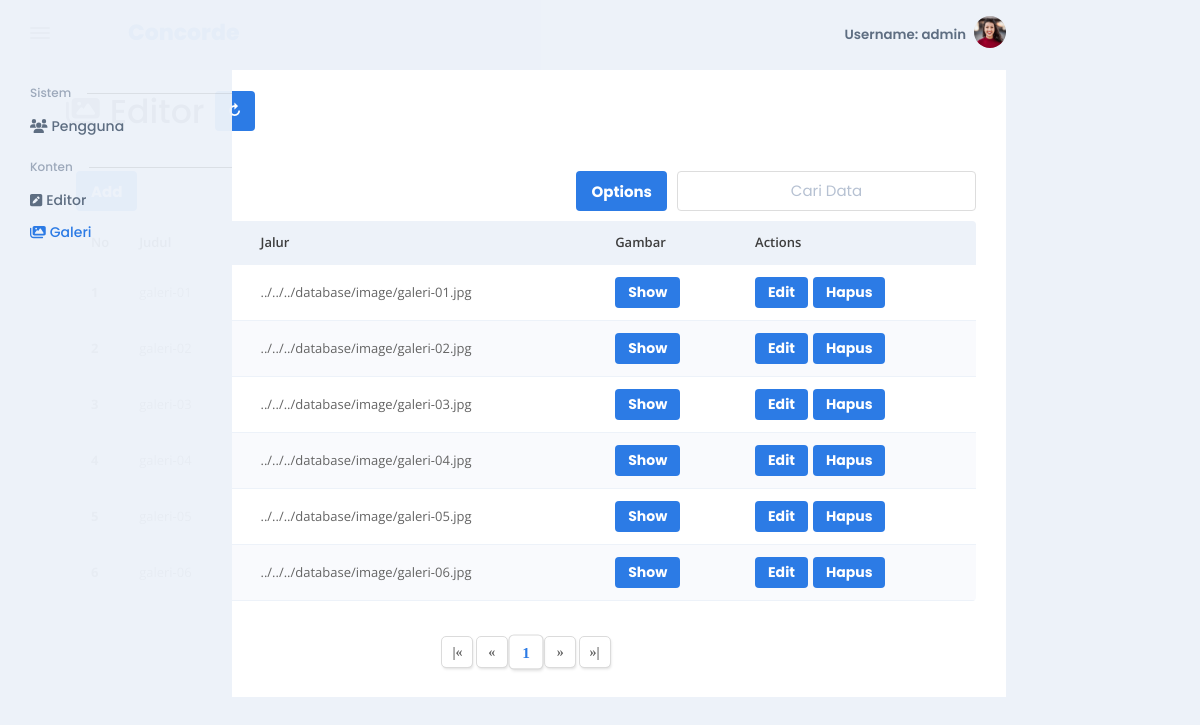
/menus/galeri/php/galeri.php?page=1 (signed in), run on the app's committed database.
### tables this page shows
CREATE TABLE `galeri` (
  `ID` smallint(6) NOT NULL,
  `Judul` varchar(70) NOT NULL,
  `Jalur` text NOT NULL
);

### menus/galeri/php/galeri.php (the view, shortened to what this page needs)
<?php
    include "../../templates/header.php";
?>
<div class = "developer-original-pagination-container">
    <div class="d-flex align-items-center mb-4"><span class="fas fa-images" style="font-size: 30px;"></span><h2 style="margin: 2px 10px 0px 10px;">Editor</h2><abbr title="Refresh Page"><a href = "galeri.php?page=1"><button class = "refresh">&#8635;</button></a></abbr></div>
    <?php
        $table = "galeri";
        $autostructure = true;
        $tablehead = ['Judul', 'Jalur'];
        $tablebody = ['Judul', 'Jalur'];
        $crud = "galeri-form.php"; echo "<script>let crud = '$crud';</script>";
        $url = "galeri.php?"; echo "<script>let pageURL = '$url';</script>";
        $image = true;
        $imagecolumn = "Jalur";
        $session = false;
        $configuration = 10;
        $center = 2;
        $search = null;
        $searchvalue = null;
        $sortvalue = null;
        $filtervalue = null;
        $datevalue = null;
        $syntax = null;
        $die = 0;
        $page = $_GET['page']; echo "<script>let page = '$page';</script>";
        if($die == 0){
        $database = mysqli_query($conn, "SELECT * FROM $table $syntax");
        $no = 0;
        $noA = 0;
        $noB = $configuration;
        $noC = $center + $center + 1;
        $noD = $center + $center;
        $noE = $configuration;
        $noF = $configuration;
        $box = $configuration;
        $total = 0;
        $minimum = $page - $center;
        $maximum = $page + $center;
        $minimumdata = $page * $box;
        $maximumdata = $minimumdata + $box;
        $datas = [];
        $active = null;
        while($data = mysqli_fetch_array($database))
        {
            $noA++; $noF++;
            if($noF>=$minimumdata&&$noF<=$maximumdata){$datas[$noA] = $data;}
        }
        $noF = $noB - $noA; if($noF < $configuration){$total++;}
        for($i = 1; $i<$center + 1; $i++){$noC--; if($page==$i){$maximum=$page+$noC;}}
        for($i = 0; $i<$center; $i++){if($total-$i==$page){$minimum=$total-$noD;}}
        if($minimum<2){$minimum=1;}
        if($maximum>$total){$maximum=$total;}
        $prev = $page - 1;
        $next = $page + 1;
        if($prev<1){$prev=1;}
        if($next>$total){$next=$total;}
        $prev = "page=" . $prev;
        $next = "page=" . $next;
    ?>
    <div class = "developer-original-content">
        <div class = "buttons">
            <a href="<?= $crud ?>?page=<?= $page ?>&add<?= $searchvalue . $sortvalue . $filtervalue . $datevalue ?>" style="z-index: 2;"><input type = "button" value = "Add"></a>
            <div class = "systems" id = "SystemsButtons">
                <input type = "button" value = "Options" class = "buttonshowsystems">
                <input type = "text" maxlength = "20" placeholder="Cari Data" id = "searchfordata" class="search">
            </div>
        </div>
        <div class = "table">
            <div>
                <table style="border-radius:8px;">
                    <thead>
                        <tr>
                            <th>No</th>
                            <?php
                                if($autostructure == true){
                                    for($i=0; $i<count($tablehead); $i++)
                                    {
                                        echo "<th>" . $tablehead[$i] . "</th>";
                                    }
                                }
                                ?>
                            <?= $image == true ? "<th>Gambar</th>" : "" ?>
                            <?php
                                if($session == true)
                                {
                                    if(isset($_SESSION['admin']) && $_SESSION['admin'] == true)
                                    {
                                        echo "<th>Actions</th>";
                                    }
                                }
                                else
                                {
                                    echo "<th>Actions</th>";
                                }
                            ?>
                        </tr>
                    </thead>
                    <?php
                        if($noA > 0){
                        for($i = 0; $i < $noA; $i++)
                        { $no++; $noE++; if($noE<=$minimumdata){continue;} if($noE>$maximumdata){break;}
                    ?>
                    <tbody>
                        <tr <?php if($no % 2 == 0){echo "style='background:rgb(249, 250, 253);'";} ?>>
                            <td><?= $no ?></td>
                            <?php
                                if($autostructure == true){
                                    for($ii=0; $ii<count($tablebody); $ii++)
                                    {
                                        echo "<td>" . $datas[$no][$tablebody[$ii]] . "</td>";
                                    }
                                }
                                ?>
                            <?= $image == true ? "<td><span><button class = 'button-show' data-image= '" . $datas[$no][$imagecolumn] . "'>Show</button></span></td>" : "" ?>
                            <?php
                                if($session == true)
                                {
                                    if(isset($_SESSION['Level']) && $_SESSION['Level'] == "Admin")
                                    {
                                        echo "<td><span><a href='$crud?edit&id=" . $datas[$no]['ID'] . "&page=$page" . $searchvalue . $sortvalue . $filtervalue . $datevalue . "'><button class = 'button-edit'>Edit</button></a><button class = 'button-hapus' data-id = '" . $datas[$no]['ID'] . "'>Hapus</button></span></td>";
                                    }
                                }
                                else
                                {
                                    echo "<td><span><a href='$crud?edit&id=" . $datas[$no]['ID'] . "&page=$page" . $searchvalue . $sortvalue . $filtervalue . $datevalue . "'><button class = 'button-edit'>Edit</button></a><button class = 'button-hapus' data-id = '" . $datas[$no]['ID'] . "'>Hapus</button></span></td>";
                                }
                            ?>
                        </tr>
                    </tbody>
                    <?php } ?>
                </table>
            </div>
        </div>
    </div>
    <div class = "pagination" id = "pagination">
        <div>
            <abbr title = "Ke halaman pertama"><a href = "<?= $url . "page=1" . $searchvalue . $sortvalue . $filtervalue . $datevalue ?>#pagination"><button class="paginator">|&laquo;</button></a></abbr>
            <abbr title = "Ke halaman sebelumnya"><a href = "<?= $url . $prev . $searchvalue . $sortvalue . $filtervalue . $datevalue ?>#pagination"><button class="paginator">&laquo;</button></a></abbr>
            <?php
                for($i = $minimum; $i <= $maximum; $i++)
                {
                    if($i == $page){$active = "active";}
            ?>
                    <a href = "<?= $url . "page=" . $i . $searchvalue . $sortvalue . $filtervalue . $datevalue ?>#pagination"><button class="<?= $active ?>"><?= $i ?></button></a>
            <?php } ?>
            <abbr title = "Ke halaman selanjutnya"><a href = "<?= $url . $next . $searchvalue . $sortvalue . $filtervalue . $datevalue ?>#pagination"><button class="paginator">&raquo;</button></a></abbr>
            <abbr title = "Ke halaman terakhir"><a href = "<?= $url . "page=" . $total . $searchvalue . $sortvalue . $filtervalue . $datevalue ?>#pagination"><button class="paginator">&raquo;|</button></a></abbr>
        </div>
    </div>
</div>
<?php
    if($no==0){echo "<script>window.location.href='" . $url . "page=1&search=$search&null';</script>";}}
    else{ echo "<tbody><tr id = 'no-data-tr'><td colspan = '0'>Tidak ada data</td></tr></tbody></table></div></div></div></div>"; }}
?>
</body>
</html>

### menus/templates/header.php (shortened to what this page needs)
<!DOCTYPE html>
<html data-bs-theme="light" lang="en-US" dir="ltr">
  <head>
    <link href="../../../vendors/simplebar/simplebar.min.css" rel="stylesheet">
    <link href="../../../assets/css/theme-rtl.css" rel="stylesheet" id="style-rtl">
    <link href="../../../assets/css/theme.css" rel="stylesheet" id="style-default">
    <link href="../../../assets/css/user-rtl.css" rel="stylesheet" id="user-style-rtl">
    <link href="../../../assets/css/user.css" rel="stylesheet" id="user-style-default">
    <?php if(isset($_GET['page']) || isset($_GET['edit']) || isset($_GET['add'])) { ?>
      <link rel="stylesheet" href="../css/pagination.css">
    <?php } ?>
  </head>
  <body>
    <main class="main" id="top">
      <div class="container" data-layout="container">
        <nav class="navbar navbar-light navbar-vertical navbar-expand-xl">
  <div class="d-flex align-items-center">
    <div class="toggle-icon-wrapper">
    </div><a class="navbar-brand" href="#">
      <div class="d-flex align-items-center py-3"><img class="me-2" src="../../../database/image/logo-only.png" alt="" width="40" /><span class="font-sans-serif text-primary" style="font-size: 22px;">Concorde</span>
      </div>
    </a>
  </div>
  <div class="collapse navbar-collapse" id="navbarVerticalCollapse">
    <div class="navbar-vertical-content scrollbar">
      <ul class="navbar-nav flex-column mb-3" id="navbarVerticalNav">
        <li class="nav-item">
          <div class="row navbar-vertical-label-wrapper mt-3 mb-2">
            <div class="col-auto navbar-vertical-label">Sistem
            </div>
            <div class="col ps-0">
              <hr class="mb-0 navbar-vertical-divider" />
            </div>
          </div>
          <a class="nav-link" href="../../pengguna/php/pengguna.php?page=1">
            <div class="d-flex align-items-center"><span class="fas fa-users"></span><span class="nav-link-text ps-1">Pengguna</span>
            </div>
          </a>
          <div class="row navbar-vertical-label-wrapper mt-3 mb-2">
            <div class="col-auto navbar-vertical-label">Konten
            </div>
            <div class="col ps-0">
              <hr class="mb-0 navbar-vertical-divider" />
            </div>
          </div>
          <a class="nav-link" href="../../editor/php/editor.php?page=1">
            <div class="d-flex align-items-center"><span class="fas fa-pen-square"></span><span class="nav-link-text ps-1">Editor</span>
            </div>
          </a>
          <a class="nav-link" href="../../galeri/php/galeri.php?page=1">
            <div class="d-flex align-items-center"><span class="fas fa-images"></span><span class="nav-link-text ps-1">Galeri</span>
            </div>
          </a>
        </li>
      </ul>
    </div>
  </div>
</nav>
<div class="content">
  <nav class="navbar navbar-light navbar-glass navbar-top navbar-expand">
    <ul class="navbar-nav navbar-nav-icons ms-auto flex-row align-items-center">
      <span><?= "Username: " . $_SESSION['Username'] ?></span>
      <li class="nav-item dropdown"><a class="nav-link pe-0 ps-2" id="navbarDropdownUser" role="button" data-bs-toggle="dropdown" aria-haspopup="true" aria-expanded="false">
          <div class="avatar avatar-xl">
            <img class="rounded-circle" src="../../../assets/img/team/3-thumb.png" alt="" />
          </div>
        </a>
      </li>
    </ul>
</nav>

### menus/galeri/css/pagination.css (style rules this page uses)
:root { --colortheme:rgba(237, 242, 249); --colortheme-hover:rgb(230, 236, 244); --colortheme-button:rgba(44, 123, 229); --colortheme-button-hover:rgb(21, 104, 212); --border-radius-div:4px; --border-radius-input:4px; }

### menus/templates/header.php (style rules this page uses)
.navbar-vertical { left: 30px !important; }
.content { padding-left: 3rem !important; width: 80vw !important; margin: 0 !important; }
body { transform-origin: 0 0; overflow-x: hidden; }
@media (max-width:1350px) { .content { padding-left: 10rem !important; width: 90vw !important; } }
@media (max-width:1200px) { .content { padding-left: 0rem !important; width: 80vw !important; } }

### data on the page
galeri: Jalur "../../../database/image/galeri-01.jpg"
galeri: Jalur "../../../database/image/galeri-02.jpg"
galeri: Jalur "../../../database/image/galeri-03.jpg"
galeri: Jalur "../../../database/image/galeri-04.jpg"
galeri: Jalur "../../../database/image/galeri-05.jpg"
galeri: Jalur "../../../database/image/galeri-06.jpg"

### other printed values
$_SESSION['Username'] "admin"
$tablehead[$i] "Jalur"
